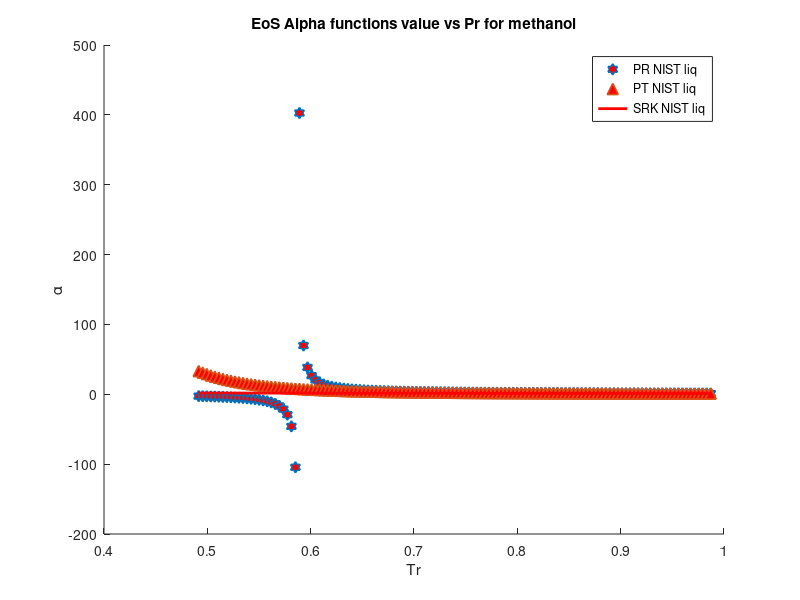

MATLAB code to generate this figure:
clear 
clc
load methanol_sat_data.mat
%alpha PR & SRK for heptafluoropropane
P = P*10^6;
omega = 0.565; %Acentric factor
Tc = 512.6; %K
Pc = 8103500; %Pa
R = 8.31446 %J/K*mol
Zc = 0.222;
b1 = 0.07780*(R*Tc/Pc);
a1 = 0.45724*(((R^2)*(Tc^2))/Pc);
b2 = 0.08664*(R*Tc/Pc);
a2 = 0.42747*(((R^2)*(Tc^2))/Pc);
omega_c = 1-3*Zc;
omega_b = 0.08446114781;
omega_a = 3*Zc^2+3*(1-2*Zc)*omega_b+omega_b^2+1-3*Zc;
a3 = omega_a*(((R^2)*(Tc^2))/Pc);
b3 = omega_b*(R*Tc/Pc);
c3 = omega_c*(R*Tc/Pc);
T = 252.0; %k
M = 32.04/1000; %kg/mol
S1=0.37464+1.54226*omega-0.26992*omega^2;
S2=0.48508+1.55171*omega-0.176*omega^2;

for i = 1:1:128
   Pr = P/Pc; 
   Tr = T/Tc;
   Tr_list(i)=Tr;
   Vm_liq(i) = M/rho_liq(i);
   Vm_vap(i) = M/rho_vap(i);
   alpha_PT_liq(i) = ((R*T)/(Vm_liq(i)-b3)-P(i))*((Vm_liq(i)^2+b3*Vm_liq(i)+c3*Vm_liq(i)-c3*b3)/a3);
   alpha_PT_vap(i) = ((R*T)/(Vm_vap(i)-b3)-P(i))*((Vm_vap(i)^2+b3*Vm_vap(i)+c3*Vm_vap(i)-c3*b3)/a3);
   alpha_PR_liq(i) = ((R*T)/(Vm_liq(i)-b1)-P(i))*((Vm_liq(i)^2+2*b1*Vm_liq(i)-b1^2)/a1)
   alpha_SRK_liq(i) = ((R*T)/(Vm_liq(i)-b2)-P(i))*((Vm_liq(i)^2+b2*Vm_liq(i))/a2);
   alpha_PR_vap(i) = ((R*T)/(Vm_vap(i)-b1)-P(i))*((Vm_vap(i)^2+2*b1*Vm_vap(i)-b1^2)/a1);
   alpha_SRK_vap(i) = ((R*T)/(Vm_vap(i)-b2)-P(i))*((Vm_vap(i)^2+b2*Vm_vap(i))/a2);
   alpha_soave_PR(i) =(1+S1*(1-sqrt(Tr)))^2;
   alpha_soave_SRK(i) =(1+S2*(1-sqrt(Tr)))^2;
   alpha_Gasem(i) = exp((1.943+0.926*Tr)*(1-(Tr)^0.1441));
%    alpha_twu(i) = (Tr)^(0.081043)*exp(0.915696*(1-(Tr)^(2.61622)));
   Temp(i)=T;
   T = T+2;
end
hold on

 plot(Tr_list,alpha_PR_liq,'h','MarkerSize',8,'MarkerFaceColor','r','LineWidth',1.2)
% plot(Tr_list,alpha_PT_liq,'h','MarkerSize',8,'MarkerFaceColor','g','LineWidth',1.2)
% plot(Tr_list,alpha_SRK_vap,'h','MarkerSize',8,'MarkerFaceColor','m','LineWidth',1.2)
 plot(Tr_list,alpha_PR_vap,'^','MarkerSize',8,'MarkerFaceColor','r','LineWidth',1.2)
% plot(Tr_list,alpha_PT_vap,'^','MarkerSize',8,'MarkerFaceColor','g','LineWidth',1.2)
% plot(Tr_list,alpha_SRK_vap,'^','MarkerSize',8,'MarkerFaceColor','m','LineWidth',1.2)
 plot(Tr_list,alpha_soave_PR,'r','LineWidth',2)
% plot(Tr_list,alpha_soave_SRK,'g','LineWidth',2)
% plot(Tr_list,alpha_Gasem,'b','LineWidth',2)

hold off
legend('PR NIST liq','PT NIST liq','SRK NIST liq','PR NIST vap','PT NIST vap','SRK NIST vapor','Soave PR','Soave SRK','Gasem')
xlabel('Tr')
ylabel('\alpha')
title('EoS Alpha functions value vs Pr for methanol')
% axis([0.6,1,0.8,2.4])